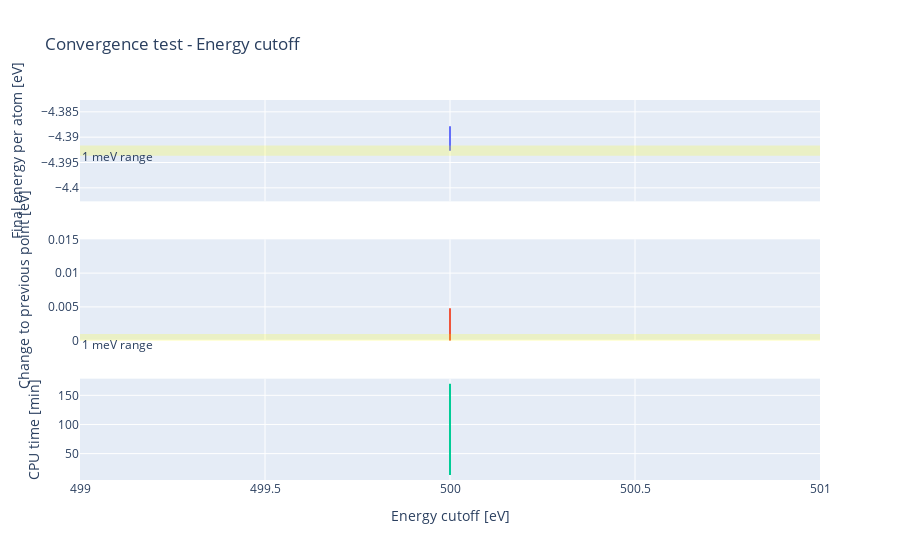

Write notebook code for a chart like this one.
### Code cell
# graphing for energy cutoff
from plotly.subplots import make_subplots
import plotly.graph_objects as go

fig = make_subplots(rows=3, cols=1, shared_xaxes=True)

fig.append_trace(go.Scatter(
     x=results['Energy cutoff [eV]'],
     y=results['Final energy [eV]'],
     showlegend=False
    ),
    row=1, col=1
)
fig.append_trace(go.Scatter(
     x=results['Energy cutoff [eV]'],
     y=results['Change to previous value [eV]'],
     showlegend=False
    ),
    row=2, col=1
)
fig.append_trace(go.Scatter(
     x=results['Energy cutoff [eV]'],
     y=results['CPU time [min]'],
     showlegend=False
    ),
    row=3, col=1
)

fig.update_layout(
    title_text = 'Convergence test - Energy cutoff',

)
fig.update_xaxes(title_text='Energy cutoff [eV]', row=3, col=1)
fig.update_yaxes(title_text='Final energy per atom [eV]', row=1, col=1, range=[max_value-0.01,max_value+0.01])
fig.update_yaxes(title_text='Change to previous point [eV]', row=2, col=1,range=[0,0.015])
fig.update_yaxes(title_text='CPU time [min]', row=3, col=1)
fig.add_hrect(y0=max_value-0.001,y1=max_value+0.001, row=1, col=1, line_width=0, fillcolor='yellow', opacity=0.2, annotation_text="1 meV range", annotation_position="top left")
fig.add_hrect(y0=-0.001,y1=0.001, row=2, col=1, line_width=0, fillcolor='yellow', opacity=0.2, annotation_text="1 meV range", annotation_position="top left")

### Figure 1 — Plotly figure (JSON) as saved in the notebook; plotly's stock layout.template omitted (floating-point values rounded to 4 significant figures)
{"data": [{"showlegend": false, "type": "scatter", "x": [500, 500, 500, 500, 500, 500, 500, 500, 500, 500, 500, 500, 500, 500, 500, 500, 500, 500, 500, 500, 500, 500], "xaxis": "x", "y": [-4.388, -4.388, -4.393, -4.393, -4.393, -4.388, -4.393, -4.388, -4.393, -4.388, -4.388, -4.393, -4.393, -4.388, -4.393, -4.388, -4.388, -4.393, -4.388, -4.393, -4.388, -4.393], "yaxis": "y"}, {"showlegend": false, "type": "scatter", "x": [500, 500, 500, 500, 500, 500, 500, 500, 500, 500, 500, 500, 500, 500, 500, 500, 500, 500, 500, 500, 500, 500], "xaxis": "x2", "y": [null, 8.106e-07, 0.004813, 4.219e-07, 7.45e-06, 0.004812, 0.004812, 0.004812, 0.004816, 0.004814, 3.797e-07, 0.004814, 7.341e-07, 0.004813, 0.004814, 0.004813, 1.981e-07, 0.004813, 0.004813, 0.004813, 0.004814, 0.004813], "yaxis": "y2"}, {"showlegend": false, "type": "scatter", "x": [500, 500, 500, 500, 500, 500, 500, 500, 500, 500, 500, 500, 500, 500, 500, 500, 500, 500, 500, 500, 500, 500], "xaxis": "x3", "y": [13.39, 13.46, 18.77, 19.25, 20.87, 13.99, 33.45, 21.5, 49.37, 27.9, 31.11, 50.71, 88.62, 53.35, 99.72, 59.73, 67.6, 114.0, 71.24, 120.6, 101.0, 169.9], "yaxis": "y3"}], "layout": {"annotations": [{"showarrow": false, "text": "1 meV range", "x": 0, "xanchor": "left", "xref": "x domain", "y": -4.392, "yanchor": "top", "yref": "y"}, {"showarrow": false, "text": "1 meV range", "x": 0, "xanchor": "left", "xref": "x2 domain", "y": 0.001, "yanchor": "top", "yref": "y2"}], "shapes": [{"fillcolor": "yellow", "line": {"width": 0}, "opacity": 0.2, "type": "rect", "x0": 0, "x1": 1, "xref": "x domain", "y0": -4.394, "y1": -4.392, "yref": "y"}, {"fillcolor": "yellow", "line": {"width": 0}, "opacity": 0.2, "type": "rect", "x0": 0, "x1": 1, "xref": "x2 domain", "y0": -0.001, "y1": 0.001, "yref": "y2"}], "title": {"text": "Convergence test - Energy cutoff"}, "xaxis": {"anchor": "y", "domain": [0, 1], "matches": "x3", "showticklabels": false}, "xaxis2": {"anchor": "y2", "domain": [0, 1], "matches": "x3", "showticklabels": false}, "xaxis3": {"anchor": "y3", "domain": [0, 1], "title": {"text": "Energy cutoff [eV]"}}, "yaxis": {"anchor": "x", "domain": [0.7333, 1], "range": [-4.403, -4.383], "title": {"text": "Final energy per atom [eV]"}}, "yaxis2": {"anchor": "x2", "domain": [0.3667, 0.6333], "range": [0, 0.015], "title": {"text": "Change to previous point [eV]"}}, "yaxis3": {"anchor": "x3", "domain": [0, 0.2667], "title": {"text": "CPU time [min]"}}}}
